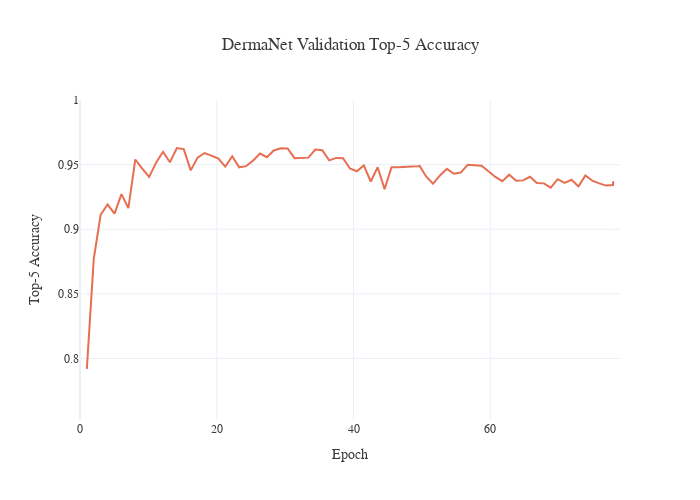

Notebook cell for this chart:
### Code cell
# DermaNet: validation top-5 accuracy
val_acc5 = pd.read_csv('../outputs/results_data/dermanet_training/dermanet_val_acc5.csv')
if 'Step' in val_acc5.columns:
    val_acc5['Epoch'] = val_acc5['Step'] / 79.0
fig = px.line(
    val_acc5,
    x='Epoch' if 'Epoch' in val_acc5.columns else val_acc5.index,
    y='Value',
    title='DermaNet Validation Top-5 Accuracy',
    labels={'Epoch': 'Epoch', 'Value': 'Top-5 Accuracy'},
    color_discrete_sequence=[ACCENT3]
)
fig.update_layout(yaxis_range=[max(0, val_acc5['Value'].min()*0.95), min(1, val_acc5['Value'].max()*1.05)], xaxis_range=[(val_acc5['Epoch'].min() - 1) if 'Epoch' in val_acc5.columns else None, (val_acc5['Epoch'].max() + 1) if 'Epoch' in val_acc5.columns else None], width=700, height=500)
fig.write_image('imgs/dermanet_val_acc5.png', scale=2)
fig.show()

### Figure 1 — Plotly figure (JSON) as saved in the notebook; plotly's stock layout.template omitted (floating-point values rounded to 4 significant figures)
{"data": [{"hovertemplate": "Epoch=%{x}<br>Top-5 Accuracy=%{y}<extra></extra>", "legendgroup": "", "line": {"color": "#e76f51", "dash": "solid"}, "marker": {"symbol": "circle"}, "mode": "lines", "name": "", "orientation": "v", "showlegend": false, "type": "scatter", "x": [1.0, 2.013, 3.025, 4.038, 5.051, 6.063, 7.076, 8.089, 9.101, 10.11, 11.13, 12.14, 13.15, 14.16, 15.18, 16.19, 17.2, 18.22, 19.23, 20.24, 21.25, 22.27, 23.28, 24.29, 25.3, 26.32, 27.33, 28.34, 29.35, 30.37, 31.38, 32.39, 33.41, 34.42, 35.43, 36.44, 37.46, 38.47, 39.48, 40.49, 41.51, 42.52, 43.53, 44.54, 45.56, 46.57, 47.58, 48.59, 49.61, 49.62, 50.62, 51.63, 52.65, 53.66, 54.67, 55.68, 56.7, 57.71, 58.72, 59.73, 60.75, 61.76, 62.77, 63.78, 64.8, 65.81, 66.82, 67.84, 68.85, 69.86, 70.87, 71.89, 72.9, 73.91, 74.92, 75.94, 76.95, 77.96, 77.97], "xaxis": "x", "y": [0.792, 0.8771, 0.9113, 0.9191, 0.9121, 0.9272, 0.9164, 0.954, 0.9469, 0.9405, 0.9515, 0.9599, 0.9519, 0.9628, 0.962, 0.9456, 0.9554, 0.959, 0.957, 0.9546, 0.9484, 0.9565, 0.9479, 0.9488, 0.9531, 0.9585, 0.9557, 0.961, 0.9627, 0.9626, 0.955, 0.955, 0.9554, 0.9617, 0.9612, 0.9533, 0.9552, 0.955, 0.947, 0.9449, 0.9494, 0.9369, 0.9479, 0.931, 0.9479, 0.9479, 0.9484, 0.9486, 0.9488, 0.9494, 0.9408, 0.9352, 0.9416, 0.9467, 0.943, 0.9439, 0.9499, 0.9493, 0.9492, 0.9448, 0.9405, 0.9372, 0.9422, 0.9376, 0.9378, 0.9406, 0.9358, 0.9355, 0.9322, 0.9387, 0.9358, 0.9383, 0.9332, 0.9417, 0.9376, 0.9355, 0.9338, 0.9342, 0.9372], "yaxis": "y"}], "layout": {"height": 500, "legend": {"tracegroupgap": 0}, "title": {"text": "DermaNet Validation Top-5 Accuracy"}, "width": 700, "xaxis": {"anchor": "y", "domain": [0, 1], "range": [0, 78.97], "title": {"text": "Epoch"}}, "yaxis": {"anchor": "x", "domain": [0, 1], "range": [0.7524, 1], "title": {"text": "Top-5 Accuracy"}}}}
